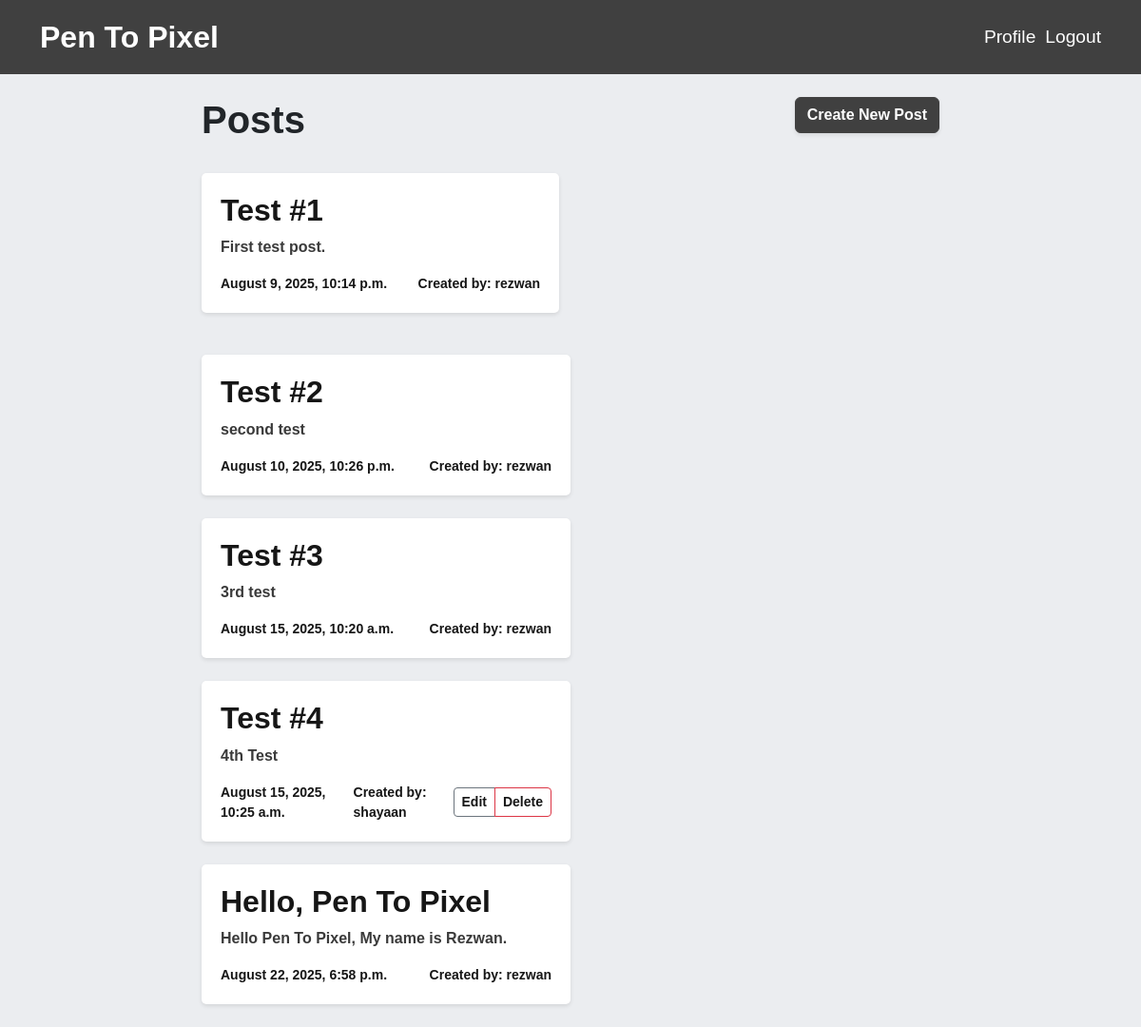
Screenshot of /blog/ (signed in) with the database file from the repository.
### blog/models.py (models this page shows, shortened)
class Post(models.Model):
    title = models.CharField(max_length=200)
    content = models.TextField()
    created_at = models.DateTimeField(auto_now_add=True)
    author = models.ForeignKey(
        settings.AUTH_USER_MODEL,
        on_delete=models.CASCADE,
        related_name='posts'
    )

### blog/views.py (the view)
# urls.py: 2. Add a URL to urlpatterns:  path('', views.home, name='home')
def home(request):
    posts = Post.objects.all()
    return render(request, 'blog/home.html', {"posts": posts})

### blog/templates/blog/home.html (shortened to what this page needs)
{% extends "blog/base.html" %}
{% block content %}
<div class="row mb-4">
    <div class="col">
        <h1 class="display-8">Posts</h1>
    </div>
    <div class="col text-end">
        <a href="{% url 'post-create' %}" class="btn btn-primary">Create New Post</a>
    </div>
</div>
<div class="row">
    {% for post in posts %}
    <div class="col-md-6 mb-4">
        <div class="content-section">
            <h2>
                <a href="{% url 'post-detail' post.pk %}">{{ post.title }}</a>
            </h2>
            <p>{{ post.content }}</p>
            <div class="d-flex justify-content-between align-items-center">
                <small>{{ post.created_at|date:"F j, Y, g:i a" }}</small>
                <small>Created by: {{ post.author }}</small>
                {% if request.user.is_authenticated and request.user.username == post.author.username %}
                <div class="btn-group">
                    <a href="{% url 'post-update' post.pk %}" class="btn btn-sm btn-outline-secondary">Edit</a>
                    <a href="{% url 'post-delete' post.pk %}" class="btn btn-sm btn-outline-danger">Delete</a>
                    {% endif %}
                </div>
            </div>
        </div>
    </div>
    {% endfor %}
{% endblock %}

### blog/templates/blog/base.html (style rules this page uses)
body { background-color: #ebedf0; font-family: 'Trebuchet MS', 'Lucida Sans Unicode', 'Lucida Grande', 'Lucida Sans', Arial, sans-serif; }
.content-section { background: white; padding: 20px; border-radius: 5px; box-shadow: 0 2px 4px rgba(0, 0, 0, 0.1); margin-bottom: 20px; color: #161616; font-weight: bold }
.content-section a { text-decoration: none; font-weight: bold; color: #161616; }
.content-section p { text-decoration: none; font-weight: bold; color: rgb(58, 58, 58) }
.col.text-end a { background-color: #404040; border-color: #404040; font-weight: 600; box-shadow: 0 2px 4px rgba(0, 0, 0, 0.1); }
.col { font-weight: bold; }
.display-8 { font-weight: bold; }

### rows the page displays
Post: title "Test #1", content "First test post.", created_at "August 9, 2025, 10:14 p.m.", author "rezwan"
Post: title "Test #2", content "second test", created_at "August 10, 2025, 10:26 p.m.", author "rezwan"
Post: title "Test #3", content "3rd test", created_at "August 15, 2025, 10:20 a.m.", author "rezwan"
Post: title "Test #4", content "4th Test", created_at "August 15, 2025, 10:25 a.m.", author "shayaan", shows "Edit"
Post: title "Hello, Pen To Pixel", content "Hello Pen To Pixel, My name is Rezwan.", created_at "August 22, 2025, 6:58 p.m.", author "rezwan"
